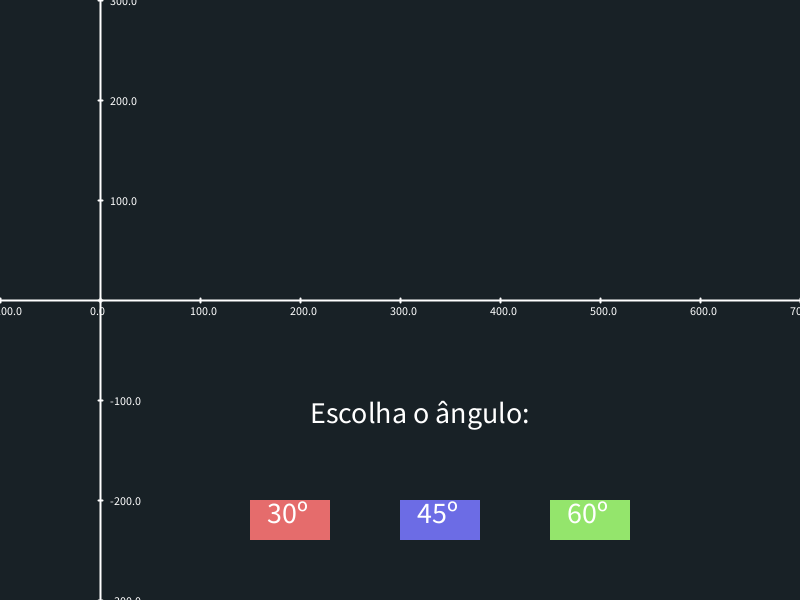
Frame 1 (no input)
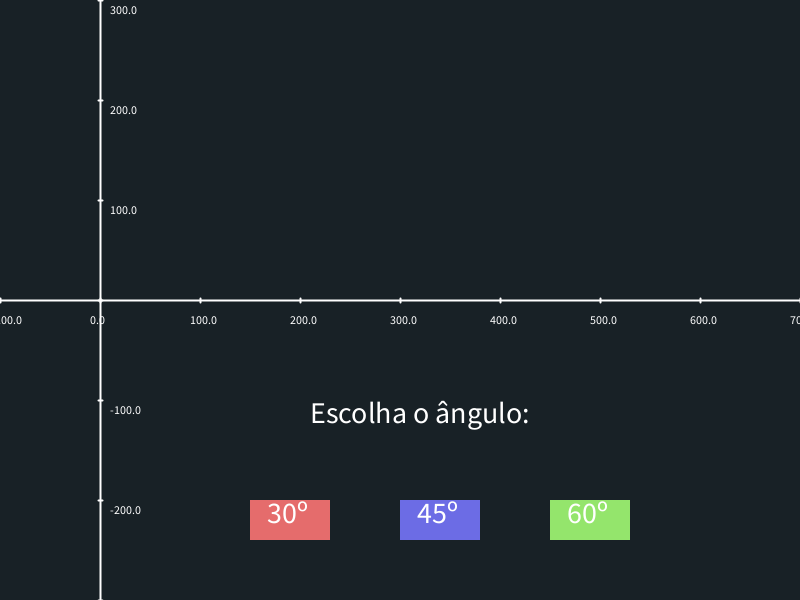
Frame 60 (the mouse pressed at the canvas centre just before this capture)
Frame 120 (the mouse held since frame 60 and released just before this capture): identical to frame 60, image omitted

The Processing sketch that drew these frames (run headless with seeded random() and noise(); from frame 60 on, the mouse is pressed at the canvas centre):

// Processing sketch: lancamentoObliquo
// ── lancamentoObliquo.pde
float v0;
float ang;
float x;
float y;
float x0;
float y0;
float t;
float x_eixo, y_eixo;
float aux;
boolean bol30, bol45, bol60;

void setup() {
  size(800, 600);
  colorMode(HSB, 360, 190, 100);
  v0 = 75;
  x0 = width/8;
  y0 = height/2;
  x = 0;
  y = 0;
  ang = 0;
  t = 0;
  aux = 0.2;
  x_eixo = x0;
  y_eixo = y0;
  noStroke();
}

void draw() {
  eixos();
  opcoes();
  translate(x0, y0);
  fill(50, 0, 100);
  //rect(0-10, 0, width/1.3, 10);
  if (bol30) {
    ang30();
    lanObliquo();
  }
  if (bol45) {
    ang45();
    lanObliquo();
  }
  if (bol60) {
    ang60();
    lanObliquo();
  }
}

void ang30() {
  fill(0, 100, 100);
  ang = 30;
}

void ang45() {
  fill(240, 100, 100);
  ang = 45;
}

void ang60() {
  fill(100, 100, 100);
  ang = 60;
}

void lanObliquo() {
  for (float t = 0; t <=20; t+=aux) {
    x = v0 * cos(radians(ang))*t;
    y = v0 * sin(radians(ang))*t-9.8*t*t/2;
    if (y>=0) {
      ellipse(x, -y, 5, 5);
    }
  }
}

void eixos() {
  background(200, 70, 15);
  stroke(0, 0, 100); 
  strokeWeight(2);
  line(0, y0, width, y0);
  line(x0, 0, x0, height);

  for (x=(int)-x_eixo/100*100; x<=width; x+=100) {
    line(x0+x, y0-2, x0+x, y0+2);
    fill(0, 0, 100);
    text(Float.toString(x), x0+x-10, y0+15);
  }


  for (y=(int)-y_eixo/100*100; y<=height; y+=100) {
    stroke(0, 0, 100);
    line(x0-2, y0-y, x0+2, y0-y);
    fill(0, 0, 100);
    if (y!=0)text(Float.toString(y), x0+10, y0-y+5);
  }

  noStroke();
}

void opcoes() {
  fill(0, 100, 90);
  rect(250, 500, 80, 40);
  fill(240, 100, 90);
  rect(400, 500, 80, 40);
  fill(100, 100, 90);
  rect(550, 500, 80, 40);

  textAlign(LEFT, TOP);
  textSize(30);
  fill(0, 0, 100);
  text("30º", 267, 500);
  text("45º", 417, 500);
  text("60º", 567, 500);
  text("Escolha o ângulo:", 310, 400);
  textSize(12);
}

void mousePressed() {
  if (mouseX >= 250 && mouseX <= 330 && mouseY >= 500 && mouseY <= 540)
    bol30 = !bol30;
  if (mouseX >= 400 && mouseX <= 480 && mouseY >= 500 && mouseY <= 540)
    bol45 = !bol45;
  if (mouseX >= 550 && mouseX <= 630 && mouseY >= 500 && mouseY <= 540)
    bol60 = !bol60;
}
